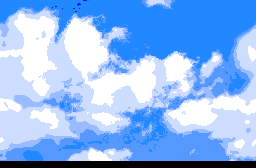

A 2D game scene composited from a Tiled map and its tileset images. What follows is a short description and the map's XML, with every tile layer's data as written:
An orthogonal 32x21 tile map with 8x8 px tiles, 1 tile layer (title-screen).

<map version="1.0" orientation="orthogonal" width="32" height="21" tilewidth="8" tileheight="8">
  <tileset firstgid="1" name="title-screen" tilewidth="8" tileheight="8">
    <image source="title-screen-til.png" width="128" height="224" />
  </tileset>
  <layer name="title-screen" width="32" height="21">
    <data encoding="csv">1,1,2,3,1,4,5,6,1,7,8,1,1,1,1,1,1,9,10,11,12,13,1,1,1,1,1,1,1,1,1,1,1,14,15,16,17,18,19,20,1,21,22,23,24,1,1,1,1,1,1,1,25,26,1,1,1,1,1,1,1,1,1,1,27,28,29,30,31,32,33,34,35,36,37,38,39,40,1,1,1,1,1,1,1,1,1,1,1,1,1,1,1,1,1,22,41,42,43,44,44,45,46,47,48,44,44,49,50,51,52,53,1,1,1,1,1,1,1,1,1,1,1,1,1,1,54,55,56,57,58,44,59,60,61,62,63,44,44,44,64,65,66,67,68,1,1,1,1,1,1,1,1,1,1,1,1,69,70,71,72,57,73,44,44,74,75,76,77,44,44,44,78,79,80,81,82,1,83,1,1,1,1,1,1,1,1,1,1,84,57,85,86,87,88,44,44,89,57,57,90,44,44,44,44,91,92,1,93,94,95,1,1,96,97,98,1,1,99,100,101,102,57,103,104,105,106,44,44,44,107,57,108,44,44,44,109,110,111,112,113,114,115,116,117,118,119,120,121,122,123,124,125,126,57,127,57,57,128,44,44,74,129,130,57,131,132,133,134,135,136,137,138,139,44,140,141,44,44,142,143,144,145,146,147,148,149,150,57,57,151,132,152,153,57,57,154,57,155,156,157,158,159,160,161,44,44,162,163,44,164,165,166,167,168,169,170,171,172,173,57,57,57,174,175,176,177,178,179,180,181,182,44,44,44,183,184,44,44,185,186,187,188,189,190,191,192,193,194,195,196,197,57,198,199,200,201,202,203,204,205,206,200,207,44,74,208,209,210,44,44,211,212,213,214,215,216,217,218,219,220,221,222,57,223,224,225,226,227,228,229,230,231,232,233,234,44,235,236,57,57,237,238,239,240,241,242,243,244,245,246,247,248,249,250,251,252,253,254,255,256,257,258,259,260,261,262,57,263,264,265,266,267,268,269,270,271,272,273,132,44,44,274,275,276,277,278,279,57,57,57,280,281,44,282,283,284,285,286,287,288,289,290,291,292,293,294,295,296,297,298,299,44,44,300,301,57,57,302,303,57,57,57,57,57,304,305,306,307,308,309,310,311,312,313,314,315,316,317,318,319,320,321,322,323,324,325,57,57,57,326,327,57,57,57,57,57,154,328,57,329,330,331,332,333,334,335,336,337,338,339,340,341,342,343,344,345,346,347,57,57,57,348,349,350,351,352,353,354,355,356,357,358,359,360,361,362,363,364,365,366,367,368,369,370,371,372,371,371,371,373,374,375,376,377,378,379,380,381,382,383,371,371,384,385,386,387,388,389,390,391,392,393,394,395,396,371,371,371,397,398,371,371,399,400,401,402,403,404,371,405,406,407,408,371,371,409,410,71,411,412,413,414,415,416,371,371,371,371,371,371,417,418,371,371,371,419,420,421,422,423,423,423,424,425,426,423,423,427,428,428,429,430,430,428,431,432,423,423,423,423,423,423,423,423,423,423,423,433,434,435,436</data>
  </layer>
</map>
